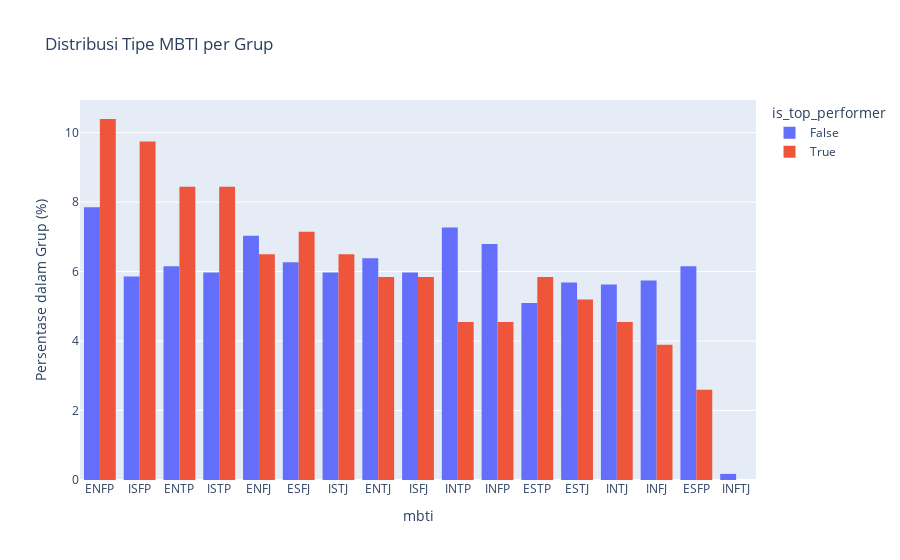

The code cell stored with this chart in its notebook:
### Markdown cell above
## Perbandingan MBTI

### Code cell
# Analisis MBTI
fig_mbti = px.histogram(df_main.dropna(subset=['mbti']),
                        x='mbti',
                        color='is_top_performer',
                        barmode='group',
                        histnorm='percent',
                        title='Distribusi Tipe MBTI per Grup')
fig_mbti.update_layout(yaxis_title="Persentase dalam Grup (%)", xaxis={'categoryorder':'total descending'})
fig_mbti.show()

### Figure 1 — Plotly figure (JSON) as saved in the notebook; plotly's stock layout.template omitted (floating-point values rounded to 4 significant figures; data arrays with more than 128 entries replaced by an {"elided": "..."} marker saying what was removed)
{"data": [{"alignmentgroup": "True", "bingroup": "x", "histnorm": "percent", "hovertemplate": "is_top_performer=False<br>mbti=%{x}<br>percent=%{y}<extra></extra>", "legendgroup": "False", "marker": {"color": "#636efa", "pattern": {"shape": ""}}, "name": "False", "offsetgroup": "False", "orientation": "v", "showlegend": true, "type": "histogram", "x": {"elided": "1707 str values"}, "xaxis": "x", "yaxis": "y"}, {"alignmentgroup": "True", "bingroup": "x", "histnorm": "percent", "hovertemplate": "is_top_performer=True<br>mbti=%{x}<br>percent=%{y}<extra></extra>", "legendgroup": "True", "marker": {"color": "#EF553B", "pattern": {"shape": ""}}, "name": "True", "offsetgroup": "True", "orientation": "v", "showlegend": true, "type": "histogram", "x": {"elided": "154 str values"}, "xaxis": "x", "yaxis": "y"}], "layout": {"barmode": "group", "legend": {"title": {"text": "is_top_performer"}, "tracegroupgap": 0}, "title": {"text": "Distribusi Tipe MBTI per Grup"}, "xaxis": {"anchor": "y", "categoryorder": "total descending", "domain": [0, 1], "title": {"text": "mbti"}}, "yaxis": {"anchor": "x", "domain": [0, 1], "title": {"text": "Persentase dalam Grup (%)"}}}}
